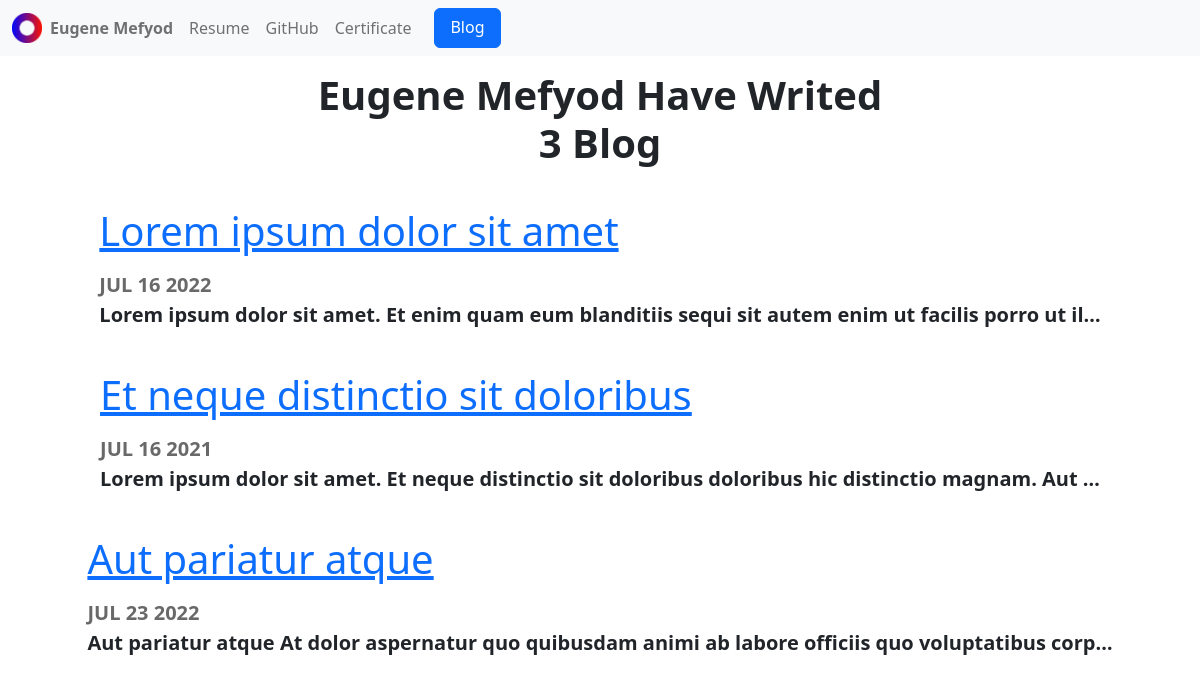
/blog/, run on an earlier commit of the app's database.
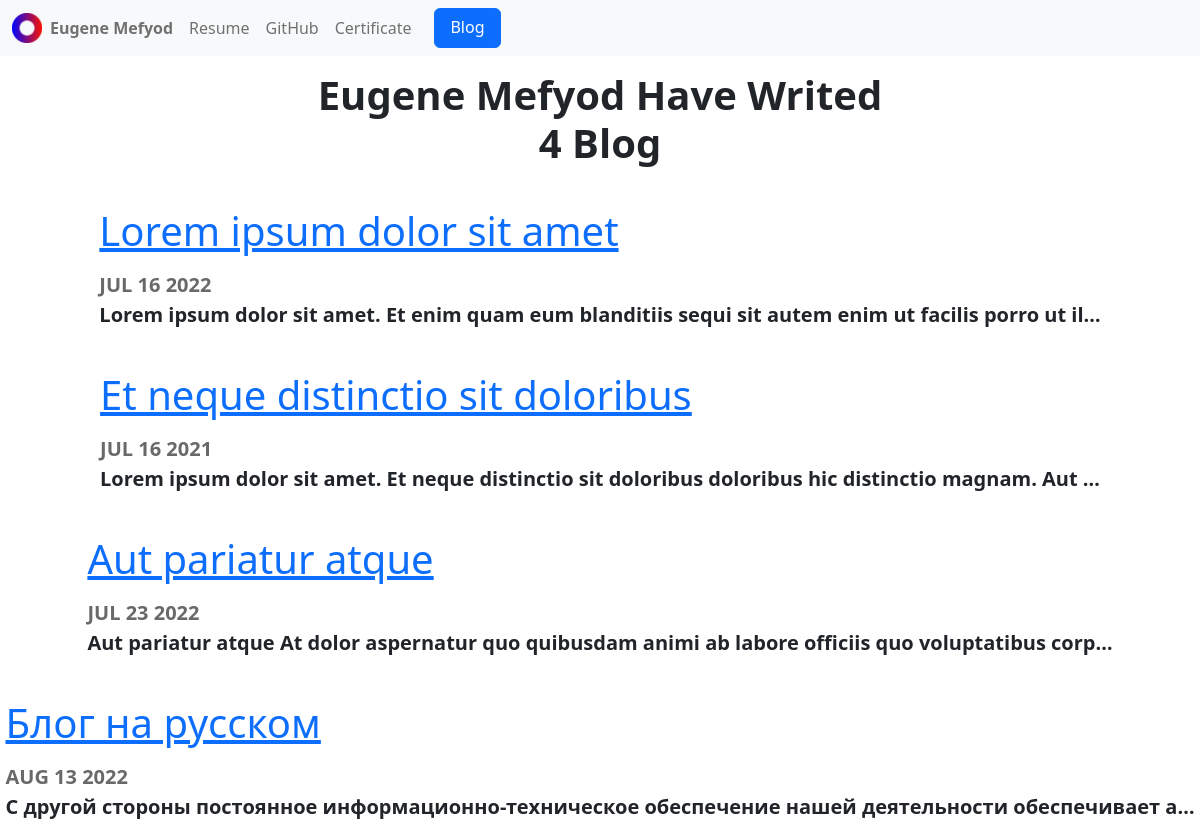
And on a later commit of the database.
### blog/models.py (models this page shows, shortened)
class Blog(models.Model):
    title = models.CharField(max_length=200)
    description = models.TextField()
    datetime = models.DateField()

### blog/views.py (the view)
# urls.py: path('', views.all_blogs, name='all_blogs'),
def all_blogs(request):
    blogs = Blog.objects.all()
    return render(request, 'blog/all_blogs.html', {'blogs': blogs})

### blog/templates/blog/all_blogs.html
{% extends 'portfolio/base.html' %}
{% block content %}
<h1 class="head-title">Eugene Mefyod have writed {{ blogs.count }} blog</h1>
{% for blog in blogs %}
<div class="all-blogs-container">
    <div class="all-blogs-one">
        <a href={% url 'blog:detail' blog.id %}><h2 class="blog-title">{{ blog.title }}</h2></a>
            <p class="datetime">{{ blog.datetime|date:'M d Y'|upper}}</p>
                <p class="blog-description">{{ blog.description|safe|truncatechars:100  }}</p>
    </div>
</div>
{% endfor %}
{% endblock %}

### portfolio/templates/portfolio/base.html (shortened to what this page needs)
{% load static %}
<!doctype html>
<html lang="en">
  <head>
    <link href="https://cdn.jsdelivr.net/npm/bootstrap@5.2.0-beta1/dist/css/bootstrap.min.css" rel="stylesheet">
    <link rel="stylesheet" href="{% static "portfolio/style.css" %}">
  </head>
  <body>
<nav class="navbar navbar-expand-lg bg-light">
  <div class="container-fluid">
    <img src="{% static "portfolio/Logo.png" %}" width="30" height="30" class="d-inline-block align-top" alt="Eugene's logo">
    <div class="collapse navbar-collapse" id="navbarNavAltMarkup">
      <div class="navbar-nav">
        <a class="nav-link link-name" aria-current="page" href="{% url 'home' %}">Eugene Mefyod</a>
        <a class="nav-link" href="{% static 'portfolio/resume.pdf' %}" target="_blank">Resume</a>
        <a class="nav-link" href="https://github.com/heavenyoung1" target="_blank">GitHub</a>
        <a class="nav-link" href="{% static 'portfolio/certificate.pdf' %}" target="_blank">Сertificate</a>
        <a class="btn btn-primary" href="{% url 'blog:all_blogs' %}">Blog</a>
      </div>
    </div>
  </div>
</nav>
{% block content %}{% endblock %}
  </body>
</html>

### portfolio/static/portfolio/style.css (style rules this page uses)
.link-name { font-weight: bold; }
.btn-primary { padding-left: 15px; padding-right: 15px; margin-left: 15px; }
.head-title { width: 50%; margin: auto; text-align: center; font-size: 40px; font-weight: bold; text-transform: capitalize; padding: 15px; }
.all-blogs-container { display: flex; }
.blog-title { font-size: 40px; }
.all-blogs-one { box-sizing: border-box; margin-left: auto; margin-right: auto; margin-top: 25px; }
.blog-description { font-size: 20px; padding-top: 0; font-weight: bold; }
.datetime { font-size: 20px; margin-top: 15px; margin-bottom: 0; font-weight: bold; color: #696969; }

What changed in the data, as far as the page shows it:
added Blog: title "Блог на русском", datetime "AUG 13 2022", description "С другой стороны постоянное информационно-техническое обеспечение нашей деятельности обеспечивает а…"
Also different on the page:
{{ blogs.count }}: "3" → "4"
